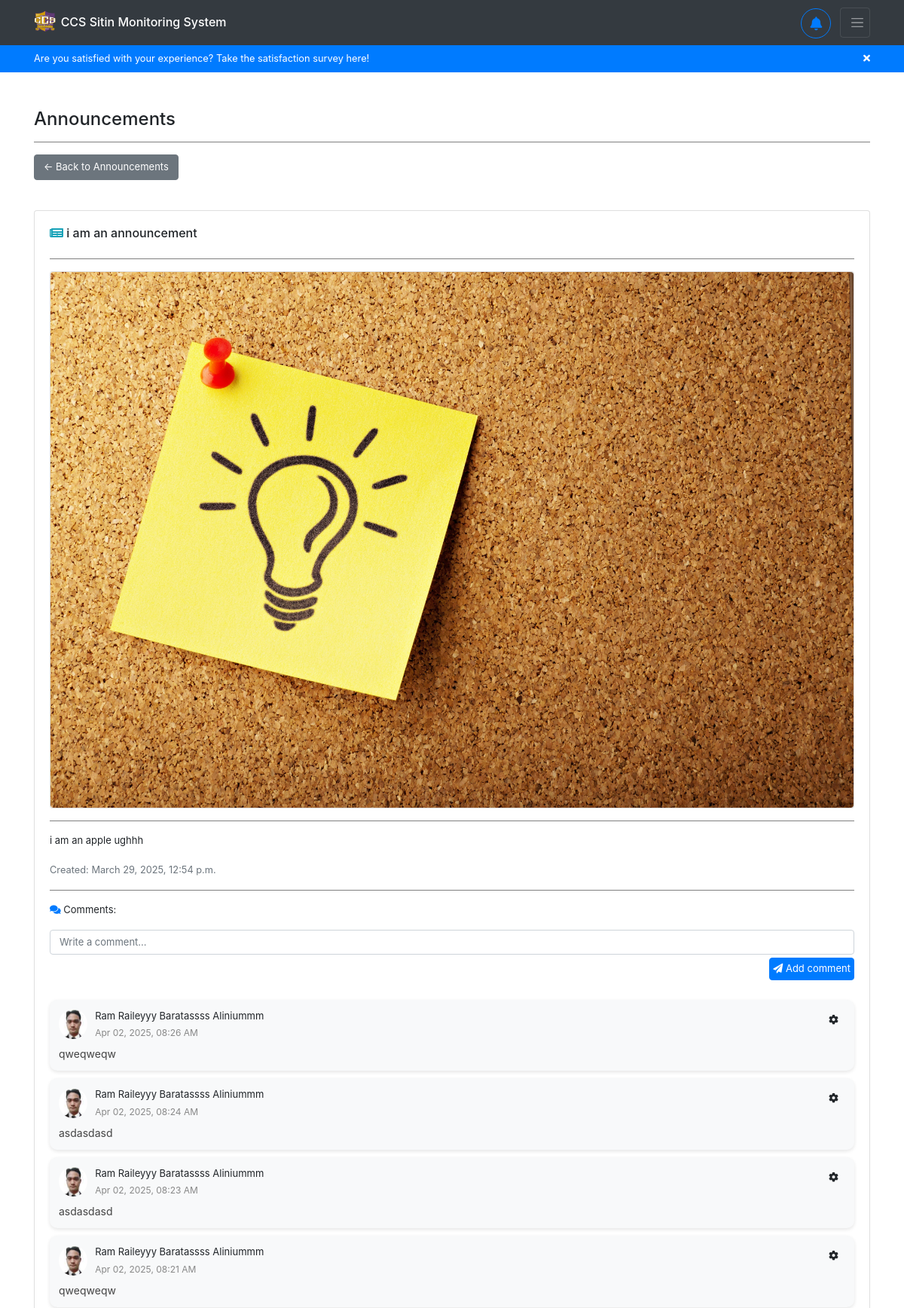
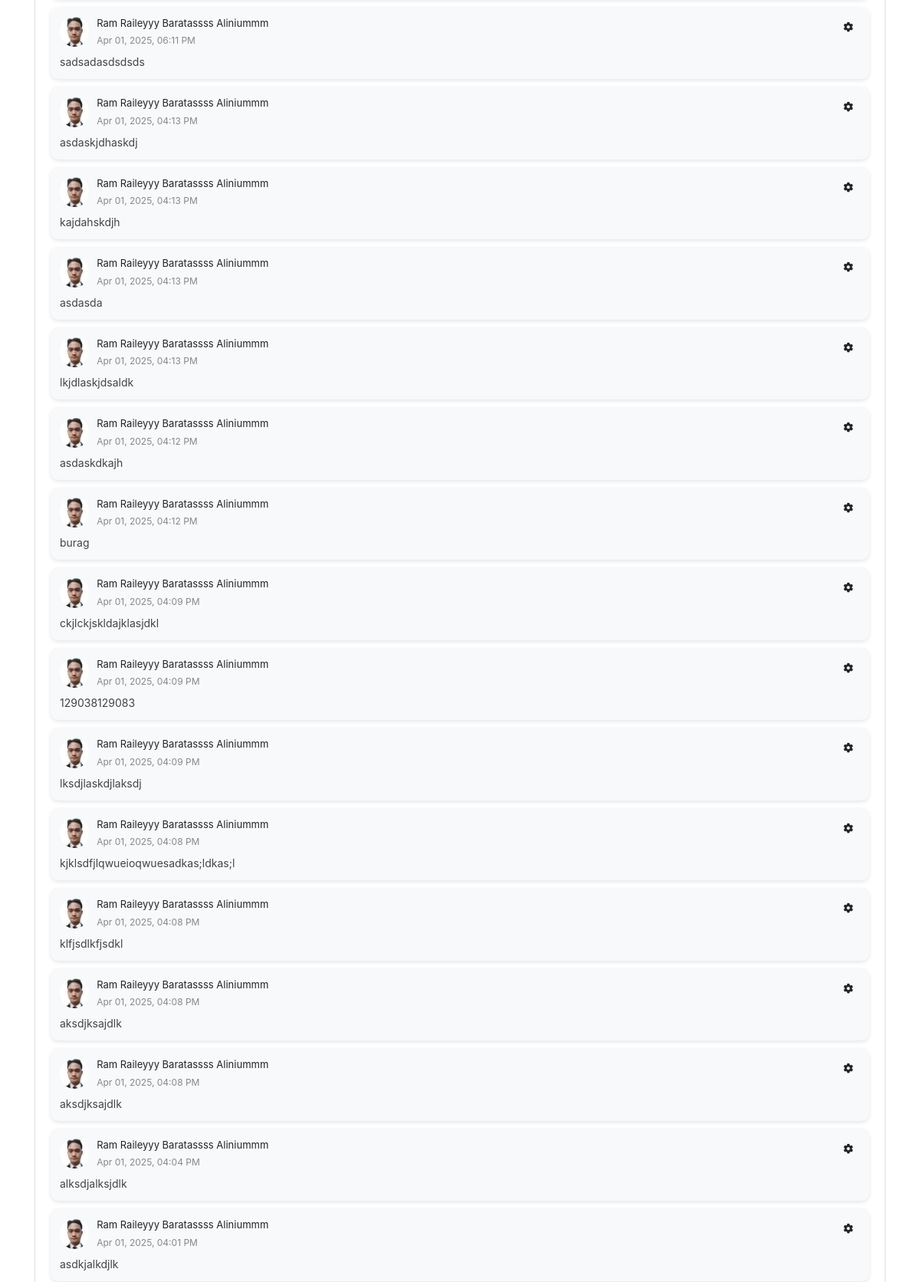
Screenshot of /announcements/6/ (signed in, upper part) with the database file from the repository (2 pictures, top to bottom).
### backend/models.py (models this page shows, shortened)
class Announcement(models.Model):
    title = models.CharField(max_length=255, blank=True, null=True)
    content = models.TextField(blank=True, null=True)
    image = models.ImageField(upload_to="announcements/", default="announcements/announcement.jpg", blank=True, null=True)
    date = models.DateTimeField(auto_now_add=True)
    updated_at = models.DateTimeField(auto_now=True)
    superuser = models.ForeignKey(User, on_delete=models.CASCADE, limit_choices_to={'is_superuser': True})

class AnnouncementComment(models.Model):
    comment = models.TextField(blank=True, null=True)
    date = models.DateTimeField(auto_now_add=True)
    updated_at = models.DateTimeField(auto_now=True)
    announcement = models.ForeignKey(Announcement, on_delete=models.CASCADE)
    user = models.ForeignKey(User, on_delete=models.CASCADE)

class Registration(models.Model):
    idno = models.IntegerField(primary_key=True)
    lastname = models.CharField(max_length=80, null=True, blank=True)
    firstname = models.CharField(max_length=80, null=True, blank=True)
    middlename = models.CharField(max_length=80, null=True, blank=True)
    course = models.CharField(max_length=80, choices=COURSE_CHOICES, null=True, blank=True)
    level = models.IntegerField(null=True, choices=LEVEL_CHOICES, blank=True)
    email = models.EmailField(max_length=80, null=True, blank=True)
    address = models.CharField(max_length=255, null=True, blank=True)
    sessions = models.IntegerField(default=30, null=True, blank=True)
    points = models.IntegerField(default=0, null=True, blank=True)
    sitins_count = models.IntegerField(default=0, null=True, blank=True)
    profilepicture_og = models.ImageField(upload_to="profiles/", default="profiles/default.jpg", blank=True, null=True)
    profilepicture_lg = models.ImageField(upload_to="profiles/", default="profiles/default_lg.jpg", blank=True, null=True)
    profilepicture_md = models.ImageField(upload_to="profiles/", default="profiles/default_md.jpg", blank=True, null=True)
    profilepicture_sm = models.ImageField(upload_to="profiles/", default="profiles/default_sm.jpg", blank=True, null=True)
    study_load = models.FileField(upload_to="schedules/", blank=True, null=True)
    profiledescription = models.TextField(blank=True, null=True)
    username = models.OneToOneField(User, on_delete=models.CASCADE)

### backend/views.py (the view)
# urls.py: path('announcements/<int:announcement_id>/', views.announcement, name='user-announcement'),
@login_required
def announcement(request, announcement_id):
    if request.user.is_authenticated:
        announcement = get_object_or_404(Announcement, pk=announcement_id)
        comments = AnnouncementComment.objects.filter(
            announcement=announcement
        ).select_related(
            'user',  # Fetches the related User in the same query
            'user__registration'  # Fetches the related Registration in the same query
        ).order_by('-updated_at')
        paginator = Paginator(comments, 30)
        page_number = request.GET.get('page')
        page_obj = paginator.get_page(page_number)
        return render(request, 'backend/pages/announcement.html', context={ 'announcement': announcement, 'announcementcomments': page_obj })
    return redirect('/')

### backend/templatetags/custom_filters.py (called while the page is built)
@register.filter
def time_ago(value):
    if not value:
        return ""
    now = timezone.localtime(timezone.now())
    value = timezone.localtime(value)
    diff = now - value
    seconds = diff.total_seconds()
    if seconds < 60:
        return f"{int(seconds)} seconds ago"
    elif seconds < 3600:
        minutes = int(seconds / 60)
        return f"{minutes} minute{'s' if minutes != 1 else ''} ago"
    elif seconds < 86400:
        hours = int(seconds / 3600)
        return f"{hours} hour{'s' if hours != 1 else ''} ago"
    else:
        return value.strftime("%b %d, %Y, %I:%M %p ")  # Fallback to date if > 1 day

### backend/templates/backend/pages/announcement.html (shortened to what this page needs)
{% extends 'backend/base.html' %}
{% load static %}
{% load custom_filters %}
{% block content %}
<div class="container mt-5">
    <h4>Announcements</h4>
    <hr>
    <button class="btn btn-secondary mb-3" onclick="window.location.href = '{% url "user-announcements" %}'">
        ← Back to Announcements
    </button>
    <div id="announcement-body" class="card mt-4 rounded-box">
        <div class="card-body">
            <div class="d-flex justify-content-between align-items-center">
                <h6><i class="fas fa-newspaper text-info"></i> {{ announcement.title }}</h6>
            </div>
            <hr>
            {% if announcement.image %}
            <div class="text-center card">
                <img src="{{ announcement.image.url }}" alt="Announcement Image" class="img-fluid rounded" style="object-fit: cover;">
            </div>
            <hr>
            {% endif %}
            <p>{{ announcement.content }}</p>
            <small class="text-muted">Created: {{ announcement.date }}</small>
            <hr>
            <p>
                <i class="fas fa-comments text-primary"></i> Comments:</p>
            <form id="comment-form">
                <div class="form-group">
                    <textarea class="form-control" placeholder="Write a comment..."
                        oninput="this.style.height = ''; this.style.height = this.scrollHeight + 'px'" rows="1"
                        style="resize: none;" required></textarea>
                    <button type="button"
                        data-announcement_id="{{ announcement.id }}"
                        onclick="PostComment(this, this.parentElement.parentElement)"
                        class="btn p-1 mt-1 btn-primary float-right"><i class="fas fa-paper-plane"></i> Add comment</button>
                </div>
            </form>
        {% if announcementcomments %}
            {% for comment in announcementcomments %}
            <div class="comment-card w-full">
                <div class="comment-header d-flex align-items-center">
                    <img src="{{ comment.user.registration.profilepicture_sm.url }}" alt="comment profile pic"
                        class="comment-pic">
                    <div class="d-flex justify-content-between w-100">
                        <div class="comment-user-info flex-grow-1">
                            <p class="mb-1">{{ comment.user.registration.firstname }} {{ comment.user.registration.middlename }} {{ comment.user.registration.lastname }}</p>
                            <span class="comment-date">{{ comment.date|time_ago }}</span>
                        </div>
                        <div class="dropdown ms-auto">
                            <button class="btn btn-light btn-sm" type="button" id="dropdownMenuButton"
                                data-toggle="dropdown" aria-haspopup="true" aria-expanded="false">
                                <i class="fas fa-cog"></i>
                            </button>
                        </div>
                    </div>
                </div>
                <div id="comment-text-{{ comment.id }}" class="comment-body">
                    <p>{% if comment.comment %}{{ comment.comment }}{% else %}N\A{% endif %}</p>
                </div>
            </div>
            {% endfor %}
        {% else %}
            <p class="text-muted"><i class="fas fa-info-circle"></i> No comments yet.</p>
        {% endif %}
        </div>
    </div>
</div>
{% endblock content %}

### backend/static/backend/css/styles.css (style rules this page uses)
* { box-sizing: border-box; padding: 0; margin: 0; }
p { font-size: small; }
button { font-size: small; }
.btn { font-size: small; }
form { display: flex; flex-direction: column; row-gap: 10px; }
hr { width: 100%; border: none; border-top: 1px solid gray; }
.comment-card { background: #f8f9fa; border-radius: 10px; padding: 12px; margin: 10px 0; display: flex; flex-direction: column; box-shadow: 0 2px 5px rgba(0, 0, 0, 0.1); }
.comment-header { display: flex; align-items: center; margin-bottom: 8px; }
.comment-pic { width: 40px; height: 40px; border-radius: 50%; object-fit: cover; margin-right: 10px; }
.comment-user-info { display: flex; flex-direction: column; }
.comment-date { font-size: 12px; color: #888; }
.comment-body p { font-size: 14px; margin: 0; color: #444; }
input[type="text"], input[type="email"], input[type="password"], input[type="number"], input[type="search"], input[type="tel"], input[type="url"], input[type="date"], input[type="datetime-local"], input[type="month"], input[type="week"], input[type="time"], textarea, select { font-size: small !important; }

### rows the page displays
Announcement: title "i am an announcement", image (picture), content "i am an apple ughhh", date "March 29, 2025, 12:54 p.m."
AnnouncementComment: user.registration.profilepicture_sm (picture), user.registration.firstname "Ram Raileyyy", user.registration.middlename "Baratassss", user.registration.lastname "Aliniummm", date "Apr 02, 2025, 08:26 AM", comment "qweqweqw"
AnnouncementComment: user.registration.profilepicture_sm (picture), user.registration.firstname "Ram Raileyyy", user.registration.middlename "Baratassss", user.registration.lastname "Aliniummm", date "Apr 02, 2025, 08:24 AM", comment "asdasdasd"
AnnouncementComment: user.registration.profilepicture_sm (picture), user.registration.firstname "Ram Raileyyy", user.registration.middlename "Baratassss", user.registration.lastname "Aliniummm", date "Apr 02, 2025, 08:23 AM", comment "asdasdasd"
AnnouncementComment: user.registration.profilepicture_sm (picture), user.registration.firstname "Ram Raileyyy", user.registration.middlename "Baratassss", user.registration.lastname "Aliniummm", date "Apr 02, 2025, 08:21 AM", comment "qweqweqw"
AnnouncementComment: user.registration.profilepicture_sm (picture), user.registration.firstname "Ram Raileyyy", user.registration.middlename "Baratassss", user.registration.lastname "Aliniummm", date "Apr 01, 2025, 06:11 PM", comment "sadsadasdsdsds"
AnnouncementComment: user.registration.profilepicture_sm (picture), user.registration.firstname "Ram Raileyyy", user.registration.middlename "Baratassss", user.registration.lastname "Aliniummm", date "Apr 01, 2025, 04:13 PM", comment "asdaskjdhaskdj"
AnnouncementComment: user.registration.profilepicture_sm (picture), user.registration.firstname "Ram Raileyyy", user.registration.middlename "Baratassss", user.registration.lastname "Aliniummm", date "Apr 01, 2025, 04:13 PM", comment "kajdahskdjh"
AnnouncementComment: user.registration.profilepicture_sm (picture), user.registration.firstname "Ram Raileyyy", user.registration.middlename "Baratassss", user.registration.lastname "Aliniummm", date "Apr 01, 2025, 04:13 PM", comment "asdasda"
AnnouncementComment: user.registration.profilepicture_sm (picture), user.registration.firstname "Ram Raileyyy", user.registration.middlename "Baratassss", user.registration.lastname "Aliniummm", date "Apr 01, 2025, 04:13 PM", comment "lkjdlaskjdsaldk"
AnnouncementComment: user.registration.profilepicture_sm (picture), user.registration.firstname "Ram Raileyyy", user.registration.middlename "Baratassss", user.registration.lastname "Aliniummm", date "Apr 01, 2025, 04:12 PM", comment "asdaskdkajh"
AnnouncementComment: user.registration.profilepicture_sm (picture), user.registration.firstname "Ram Raileyyy", user.registration.middlename "Baratassss", user.registration.lastname "Aliniummm", date "Apr 01, 2025, 04:12 PM", comment "burag"
AnnouncementComment: user.registration.profilepicture_sm (picture), user.registration.firstname "Ram Raileyyy", user.registration.middlename "Baratassss", user.registration.lastname "Aliniummm", date "Apr 01, 2025, 04:09 PM", comment "ckjlckjskldajklasjdkl"
AnnouncementComment: user.registration.profilepicture_sm (picture), user.registration.firstname "Ram Raileyyy", user.registration.middlename "Baratassss", user.registration.lastname "Aliniummm", date "Apr 01, 2025, 04:09 PM", comment "129038129083"
AnnouncementComment: user.registration.profilepicture_sm (picture), user.registration.firstname "Ram Raileyyy", user.registration.middlename "Baratassss", user.registration.lastname "Aliniummm", date "Apr 01, 2025, 04:09 PM", comment "lksdjlaskdjlaksdj"
AnnouncementComment: user.registration.profilepicture_sm (picture), user.registration.firstname "Ram Raileyyy", user.registration.middlename "Baratassss", user.registration.lastname "Aliniummm", date "Apr 01, 2025, 04:08 PM", comment "kjklsdfjlqwueioqwuesadkas;ldkas;l"
AnnouncementComment: user.registration.profilepicture_sm (picture), user.registration.firstname "Ram Raileyyy", user.registration.middlename "Baratassss", user.registration.lastname "Aliniummm", date "Apr 01, 2025, 04:08 PM", comment "klfjsdlkfjsdkl"
AnnouncementComment: user.registration.profilepicture_sm (picture), user.registration.firstname "Ram Raileyyy", user.registration.middlename "Baratassss", user.registration.lastname "Aliniummm", date "Apr 01, 2025, 04:08 PM", comment "aksdjksajdlk"
AnnouncementComment: user.registration.profilepicture_sm (picture), user.registration.firstname "Ram Raileyyy", user.registration.middlename "Baratassss", user.registration.lastname "Aliniummm", date "Apr 01, 2025, 04:08 PM", comment "aksdjksajdlk"
AnnouncementComment: user.registration.profilepicture_sm (picture), user.registration.firstname "Ram Raileyyy", user.registration.middlename "Baratassss", user.registration.lastname "Aliniummm", date "Apr 01, 2025, 04:04 PM", comment "alksdjalksjdlk"
AnnouncementComment: user.registration.profilepicture_sm (picture), user.registration.firstname "Ram Raileyyy", user.registration.middlename "Baratassss", user.registration.lastname "Aliniummm", date "Apr 01, 2025, 04:01 PM", comment "asdkjalkdjlk"
